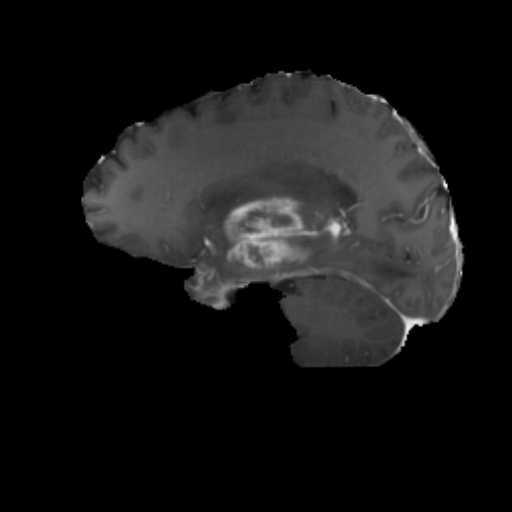
#> input picture data/images/00060_71.jpg, 512 x 512 px; its folder holds only this picture in this run
$ jupyter execute --allow-errors preprocessing.ipynb   (shell and % lines are left out)
#> lines starting #> are read from the running program, lines starting #| are printed output that depends on the picture
## Handling missing labels

[cell 1]
import os
from collections import Counter

# Define paths
image_folder = '/content/ML_project/data/images'
label_folder = '/content/ML_project/data/labels'

# Step 1: List files
image_files = sorted(os.listdir(image_folder))
#> (the rest of this cell did not finish here and is left out)

# Checking if the Data is balanced

[cell 2]
import matplotlib.pyplot as plt


from collections import Counter
label_folder = '/content/ML_project/data/labels'
label_counts = Counter()

for root, _, files in os.walk(label_folder):  # Use os.walk to traverse subdirectories
    for file in files:
        if file.endswith(".txt"):  # Make sure you're opening label files (e.g., .txt)
            with open(os.path.join(root, file), 'r') as f:
                line = f.readline().strip()
                if line:
                    label = int(line.split()[0])
                    label_counts[label] += 1

# Plot
labels = ['No Tumor (0)', 'Tumor (1)']
counts = [label_counts[0], label_counts[1]]

plt.figure(figsize=(6, 4))
plt.bar(labels, counts)
plt.title(" Class Distribution: Tumor vs No Tumor")
plt.ylabel("Number of Samples")
plt.xlabel("Class")
plt.grid(axis='y')
plt.savefig('/content/ML_project/outputs/class_distribution.png')
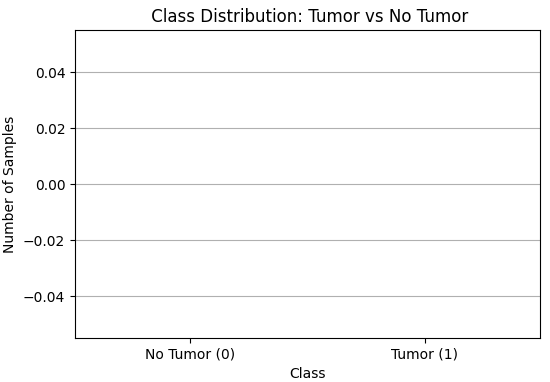
#> figure drawn by matplotlib, 1 panel
#> further down, image is the input picture: shape (512, 512, 3); min 0, max 248, mean 21.8

plt.show()
if(abs(label_counts[0]-label_counts[1])<100):
 print()
 print('Data is balanced')
else:
  print()
  print("Data is imbalanced")

# Image Preprocessing

## Resize images

[cell 3]
def standardize_image(image, target_size=(224, 224)):
    # Resize image
#> called with target_size = (224, 224)
    resized = cv2.resize(image, target_size)

    return resized

## Image enhancement

[cell 4]
def enhance_image(image):
    # Convert to grayscale for some operations if needed
    if len(image.shape) == 3:
        gray = cv2.cvtColor(image, cv2.COLOR_RGB2GRAY)
    else:
        gray = image.copy()

    # Histogram equalization to improve contrast
    equalized = cv2.equalizeHist(gray)
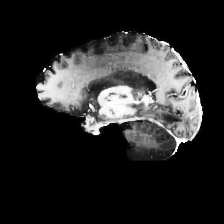
#> equalized: shape (224, 224); min 0, max 255, mean 39.3

    # Optional: Add noise reduction technique
    denoised = cv2.GaussianBlur(equalized, (5, 5), 0)
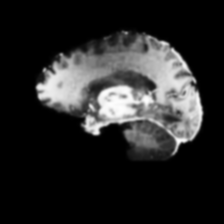
#> denoised: shape (224, 224); min 0, max 254, mean 39.3

    return denoised

## Visualization with Bounding Box

[cell 5]
def visualize_with_bounding_box(image, label_path):

    # Read label
    with open(label_path, 'r') as f:
        line = f.readline().strip().split()

    has_tumor = int(line[0])

    if has_tumor == 1:
        # Format: class x_center y_center width height
        x_center, y_center = float(line[1]), float(line[2])
        width, height = float(line[3]), float(line[4])

        # Convert normalized coordinates to pixel values
        img_height, img_width = image.shape[:2]
        x_center = int(x_center * img_width)
        y_center = int(y_center * img_height)
        box_width = int(width * img_width)
        box_height = int(height * img_height)

        # Calculate top-left corner
        x1 = int(x_center - box_width/2)
        y1 = int(y_center - box_height/2)

        if len(image.shape) == 2:  # Check if image is grayscale
            image = cv2.cvtColor(image, cv2.COLOR_GRAY2BGR)

        # Draw bounding box
        cv2.rectangle(image, (x1, y1), (x1 + box_width, y1 + box_height), (0, 255, 0), 2)


    plt.figure(figsize=(8, 8))
    plt.imshow(image, cmap = 'gray')
    plt.title(f"Class: {'Tumor' if has_tumor == 1 else 'No Tumor'}")
    plt.axis('off')
    #plt.show()

## Apply Image Preprocessing on Dataset

[cell 6]
import cv2
from google.colab.patches import cv2_imshow

# Apply the image preprocessing functions on the data set in-place
for root, _, files in os.walk(image_folder):
    for file in files:
        if file.endswith(".jpg"):
            image_path = os.path.join(root, file)
            label_path = os.path.join(label_folder, os.path.splitext(file)[0] + ".txt")

            image = cv2.imread(image_path)
            if image is not None:
                image = standardize_image(image)
                image = enhance_image(image)

                # Overwrite the original image with the processed image
                cv2.imwrite(image_path, image)
            else:
                print(f"Error loading image: {image_path}")

# Before and After Image Preprocessing Example

#

# Visualizing on a Single Sample

[cell 7]
# Specify the paths
image_folder = '/content/ML_project/data/images/train'  # Your image folder
label_folder = '/content/ML_project/data/labels/train'  # Your label folder

# Choose an image file (replace 'your_image_file.jpg' with the actual name)
image_file_name = '00054_145.jpg'

# Create the full image path
image_path = os.path.join(image_folder, image_file_name)

# Get the file name without extension
file_name_without_extension = os.path.splitext(image_file_name)[0]

# Build the correct label path
label_path = os.path.join(label_folder, file_name_without_extension + ".txt")

image = cv2.imread(image_path)

# Check if it exists
if os.path.exists(label_path):
    visualize_with_bounding_box(image, label_path)
    plt.show()
else:
    print(f"Label file not found: {label_path}.")

## Spliting the data TRAIN-VALIDATION-TEST split

[cell 8]
import os
import shutil
import random
from tqdm import tqdm

# Define base paths
base = 'ML_project/data'

# Point to the original images folder
image = os.path.join(base, 'images')
label = os.path.join(base, 'labels')

# Create YOLO folder structure
for split in ['train', 'val', 'test']:
    os.makedirs(os.path.join(base, 'images', split), exist_ok=True)
    os.makedirs(os.path.join(base, 'labels', split), exist_ok=True)

# List all images
images = [f for f in os.listdir(image) if f.endswith(('.jpg'))]
random.shuffle(images)  # randomize split to ensure the split is unbiased

# Split dataset
train_split = int(0.8 * len(images))
val_split = int(0.9 * len(images))

train_images = images[:train_split]
val_images = images[train_split:val_split]
test_images = images[val_split:]

# Function to copy images and labels
def move_files(image_list, split):
#> called with split = 'train'
    for img_file in tqdm(image_list, desc=f'Processing {split}'):
        label_file = img_file.rsplit('.', 1)[0] + '.txt'

        src_img = os.path.join(image, img_file)
        src_label = os.path.join(label, label_file)

        dst_img = os.path.join(base, 'images', split, img_file)
        dst_label = os.path.join(base, 'labels', split, label_file)

        # Copy image
        shutil.copy2(src_img, dst_img)

        # Copy label
        shutil.copy2(src_label, dst_label)

# Organize all splits
move_files(train_images, 'train')
move_files(val_images, 'val')
move_files(test_images, 'test')

print("Dataset split and compied to corresponding files successfully! ")

$ run again, on data/images/00072_80.jpg
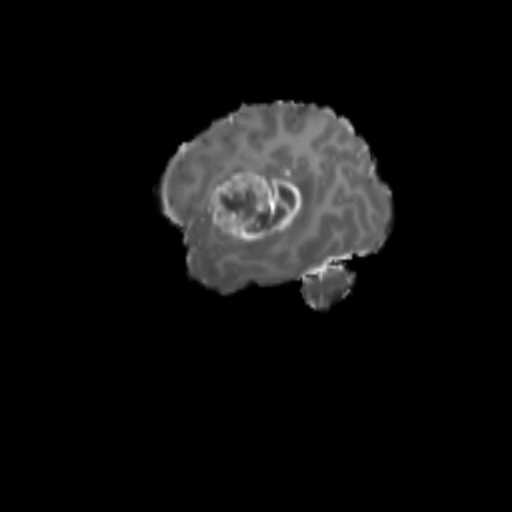
#> input picture data/images/00072_80.jpg, 512 x 512 px
#> image is the input picture: shape (512, 512, 3); min 0, max 255, mean 14.1
#> in enhance_image, `equalized = cv2.equalizeHist(gray)`:
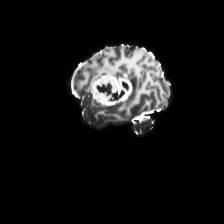
#> equalized: shape (224, 224); min 0, max 255, mean 19.2
#> in enhance_image, `denoised = cv2.GaussianBlur(equalized, (5, 5), 0)`:
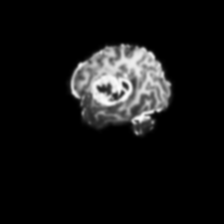
#> denoised: shape (224, 224); min 0, max 252, mean 19.2

$ run again, on data/images/00078_239.jpg
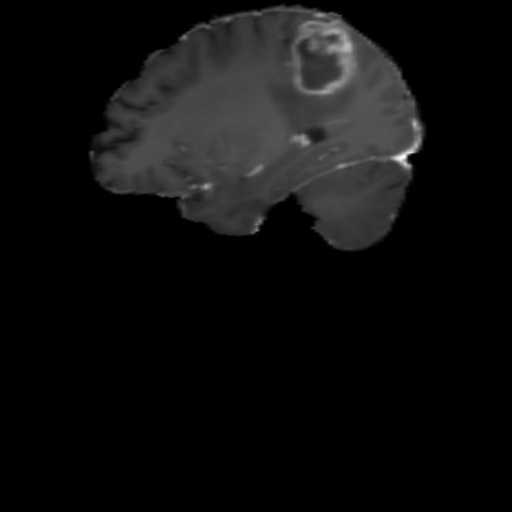
#> input picture data/images/00078_239.jpg, 512 x 512 px
#> image is the input picture: shape (512, 512, 3); min 0, max 255, mean 14.6
#> in enhance_image, `equalized = cv2.equalizeHist(gray)`:
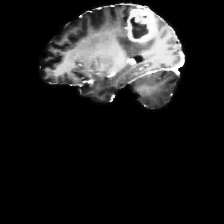
#> equalized: shape (224, 224); min 0, max 255, mean 30.7
#> in enhance_image, `denoised = cv2.GaussianBlur(equalized, (5, 5), 0)`:
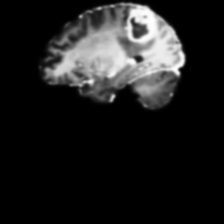
#> denoised: shape (224, 224); min 0, max 254, mean 30.7

$ run again, on data/images/00090_130.jpg
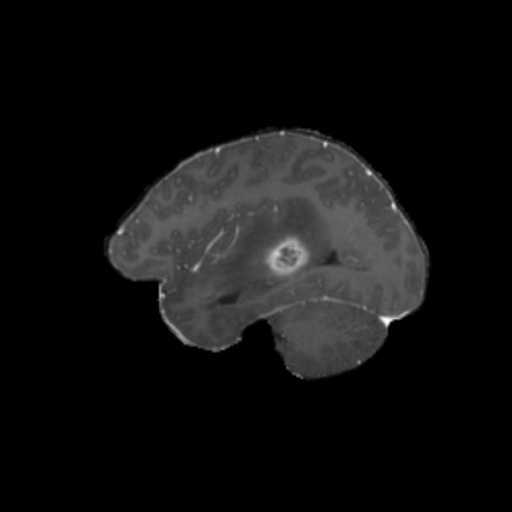
#> input picture data/images/00090_130.jpg, 512 x 512 px
#> image is the input picture: shape (512, 512, 3); min 0, max 255, mean 16.4
#> in enhance_image, `equalized = cv2.equalizeHist(gray)`:
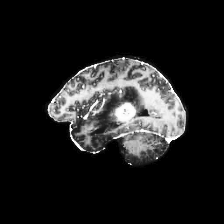
#> equalized: shape (224, 224); min 0, max 255, mean 29.4
#> in enhance_image, `denoised = cv2.GaussianBlur(equalized, (5, 5), 0)`:
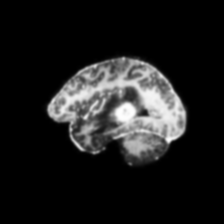
#> denoised: shape (224, 224); min 0, max 254, mean 29.4

$ run again, on data/images/00064_101.jpg
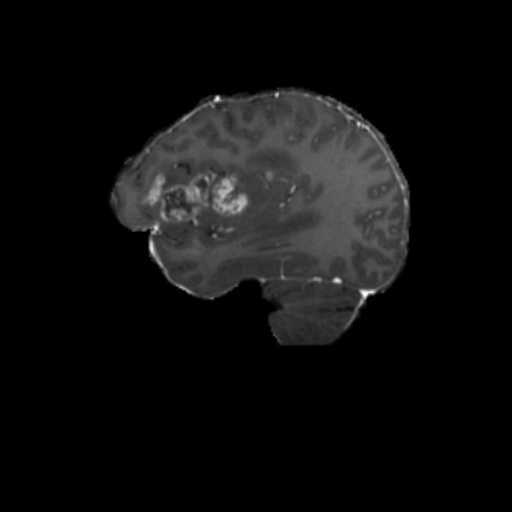
#> input picture data/images/00064_101.jpg, 512 x 512 px
#> image is the input picture: shape (512, 512, 3); min 0, max 255, mean 14.6
#> in enhance_image, `equalized = cv2.equalizeHist(gray)`:
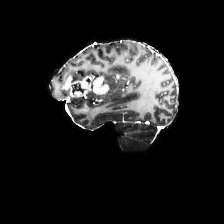
#> equalized: shape (224, 224); min 0, max 255, mean 28.5
#> in enhance_image, `denoised = cv2.GaussianBlur(equalized, (5, 5), 0)`:
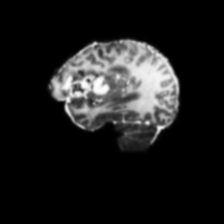
#> denoised: shape (224, 224); min 0, max 254, mean 28.5
